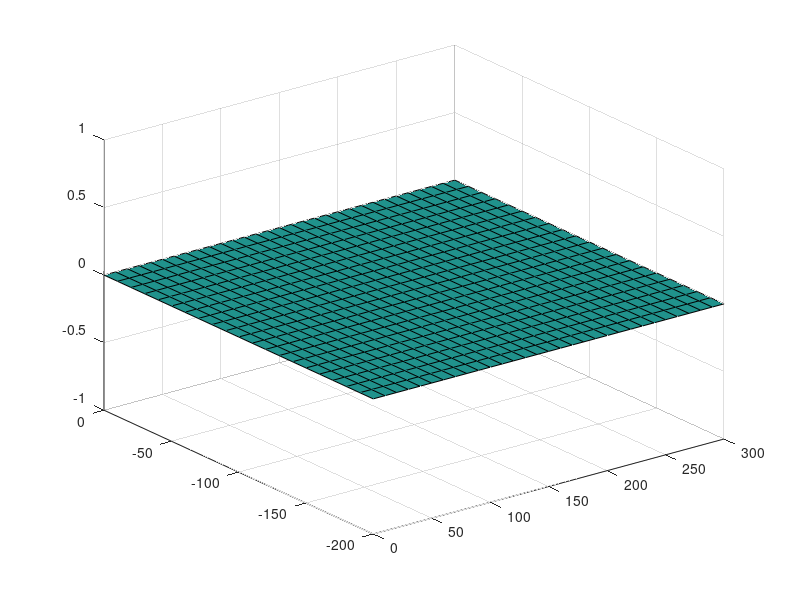

Reproduce this figure in MATLAB. (Note: this script raises an error after producing the figure.)
close all
clear all

row = 2;
column = 1;

tablex = 0:10:300;
tabley = 0:-10:-200;

files = dir('*.mat');

varianceplot = zeros(21,31);
for datas = files'
    a = datas.name;
    [filepath,name,ext] = fileparts(a);
    load(a);
    varmat=var(M);
    varx = varmat(1);
    vary=varmat(2);
    vartot = vary+varx;
    coordinates = strsplit(name,'_');
    ycoord = str2double(coordinates(1));
    xcoord = str2double(coordinates(2));
    
    varianceplot(ycoord+1,xcoord+1) = vartot;
    varianceplot(end - (ycoord),xcoord+1) = vartot;
    
end

figure 
s1 = surf(tablex,tabley,varianceplot);
s1.EdgeColor ='none';

tablexsmooth = 0:1:300;
tableysmooth = 0:-1:-200;


[x, y] = meshgrid(tablex,tabley);

[xsmooth, ysmooth] = meshgrid(tablexsmooth,tableysmooth);

figure
ytest = 0:10:200;
ytestsmooth = 0:1:200;
variancesmooth = interp2(x, y, varianceplot,xsmooth,ysmooth);
%variancesmooth = interp2(varianceplot,zeros(201,301));
s2 = surf(tablexsmooth,tableysmooth,variancesmooth);
s2.EdgeColor ='none';

figure
[C,h] =  contourf(tablexsmooth,tableysmooth,variancesmooth);
clabel(C,h,'FontSize',14)
hold on
colorbar
caxis([0 6000])
ax = gca;
ax.FontSize = 14;
%plot3(x,y,varianceplot,'r*')